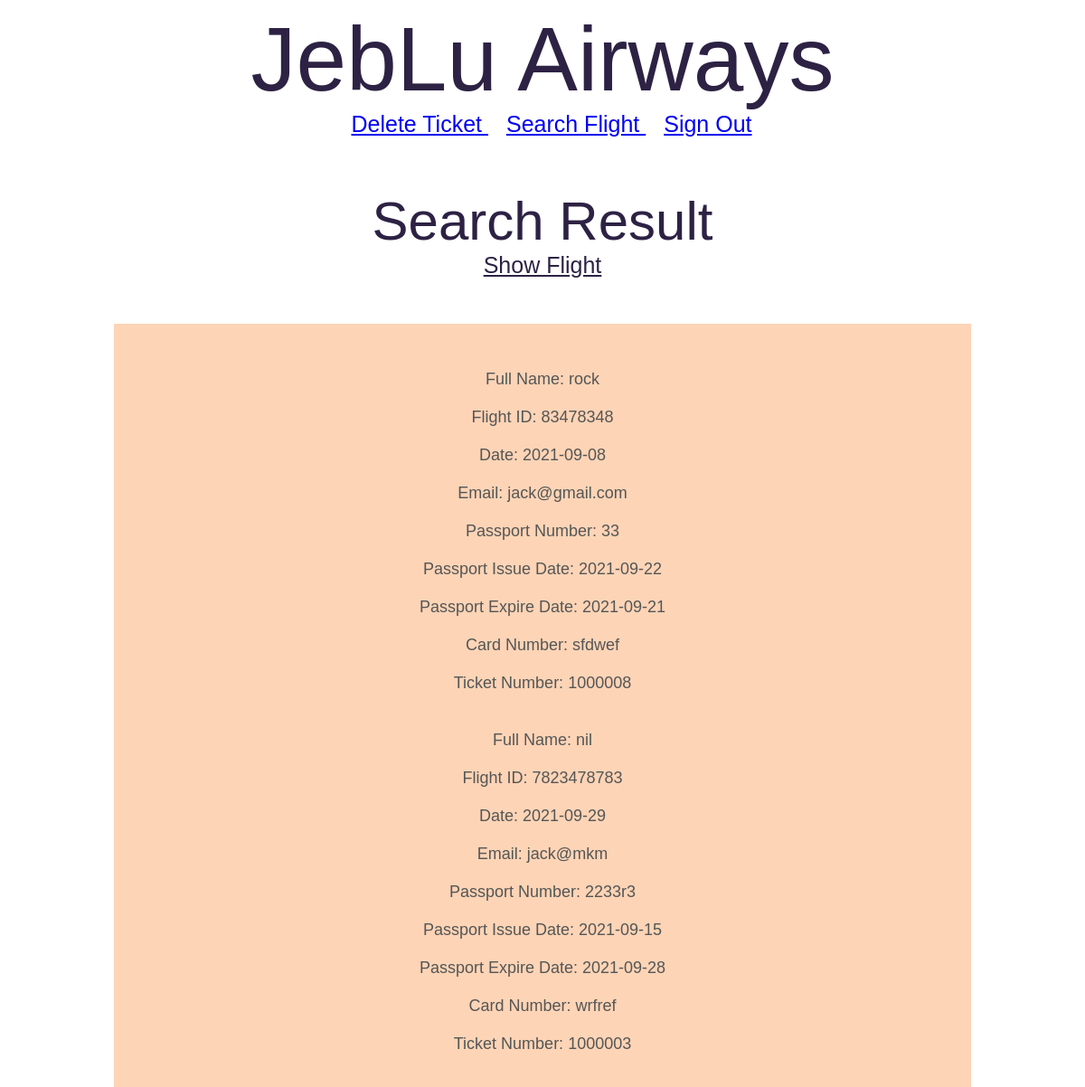
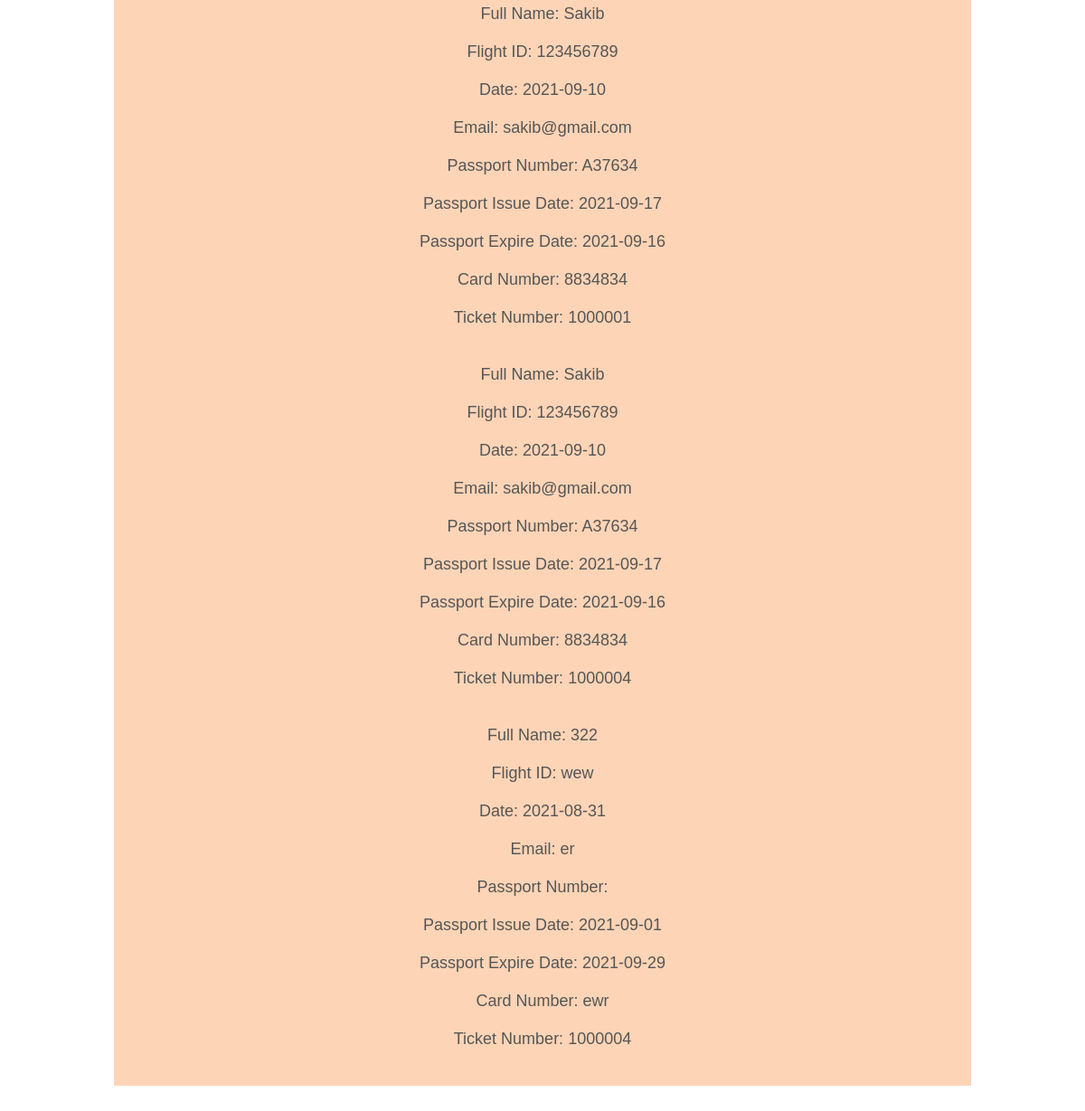
The app's page /MVC/View/show_ticket.php with its own data (2 pictures, top to bottom).
### tables this page shows
CREATE TABLE `ticket` (
  `fullname` text NOT NULL,
  `flight_id` text NOT NULL,
  `date` text NOT NULL,
  `email` text NOT NULL,
  `passport_no` text NOT NULL,
  `passport_issue` date NOT NULL,
  `passport_expire` date NOT NULL,
  `card_number` text NOT NULL,
  `ticket_number` text NOT NULL
);

### MVC/View/show_ticket.php (the view, shortened to what this page needs)
<!DOCTYPE html>
<html>
	<head>
<?php include "UI.php";?>
		</head>
  <body>
	<section id="header">
		<div class="row">
			<div class="col-md-10" style="text-align: center; font-size: 100px; color:#2d2244"> JebLu Airways </div>
			<div class="col-md-10" style="text-align: center;font-size: 25px; color:#2d2244">
				<a href='../Controller/delete_ticket.php' style="margin-left: 20px;"> Delete Ticket </a>
				<a href='../Controller/search_admin.php' style="margin-left: 20px;"> Search Flight </a>
				<a href='../Controller/home.php' style="margin-left: 20px;"> Sign Out </a> <br><br><br>
			</div>
		</div>
	</section>
	<section id = "section1">
	<div class="col-md-10" style="text-align: center">
		<div class="col-md-10" style="text-align: center; font-size: 60px; color:#2d2244"> Search Result </div>
		<a href="show_flight.php" style="text-align: center; font-size: 25px; color:#2d2244"> Show Flight  </a>
		<div style="margin-left:10%; margin-right:10%; margin-top:50px; margin-bottom:50px;opacity: 0.7;text-align:center;background:#fcc298;">
			<div class="row" style="padding:5px;">
			</div>
	<div class="row" style="padding:20px;">
	<div class="col-md-10" style="text-align: center; font-size: 18px; color:#0d0f0e">
<?php
require_once('../Model/dbconnect.php');
	$sql = "SELECT * FROM ticket ";
	$result = mysqli_query($conn, $sql);
	if(mysqli_num_rows($result)>0 )
	{
	  while($row = mysqli_fetch_array($result))
	  {
		  echo "<br> Full Name: ". $row[0]."<br>";
		  echo "<br> Flight ID: ". $row[1]."<br>";
		  echo "<br> Date: ". $row[2]."<br>";
		  echo "<br> Email: ". $row[3]."<br>";
		  echo "<br> Passport Number: ". $row[4]."<br>";
		  echo "<br> Passport Issue Date: ". $row[5]."<br>";
		  echo "<br> Passport Expire Date: ". $row[6]."<br>";
		  echo "<br> Card Number: ". $row[7]."<br>";
		  echo "<br> Ticket Number: ". $row[8]."<br>";
	  }
	  }
	else{
		echo "No Flight";
	}
?>
	</div>
	</div>
	</section>
<?php include "Footer.php";?>
  </body>
</html>

### MVC/View/UI.php (shortened to what this page needs)
<!DOCTYPE html>
<html>
</html>

### MVC/View/Footer.php (shortened to what this page needs)
<!DOCTYPE html>
<html>
    <body>
	</body>
</html>

### records on screen
ticket: fullname "rock", flight "83478348", date "2021-09-08", email "jack@gmail.com", passport_no "33", passport_issue "2021-09-22", passport_expire "2021-09-21", card_number "sfdwef", ticket_number "1000008"
ticket: fullname "nil", flight "7823478783", date "2021-09-29", email "jack@mkm", passport_no "2233r3", passport_issue "2021-09-15", passport_expire "2021-09-28", card_number "wrfref", ticket_number "1000003"
ticket: fullname "Sakib", flight "123456789", date "2021-09-10", email "sakib@gmail.com", passport_no "A37634", passport_issue "2021-09-17", passport_expire "2021-09-16", card_number "8834834", ticket_number "1000001"
ticket: fullname "Sakib", flight "123456789", date "2021-09-10", email "sakib@gmail.com", passport_no "A37634", passport_issue "2021-09-17", passport_expire "2021-09-16", card_number "8834834", ticket_number "1000004"
ticket: fullname "322", flight "wew", date "2021-08-31", email "er", passport_issue "2021-09-01", passport_expire "2021-09-29", card_number "ewr", ticket_number "1000004"
